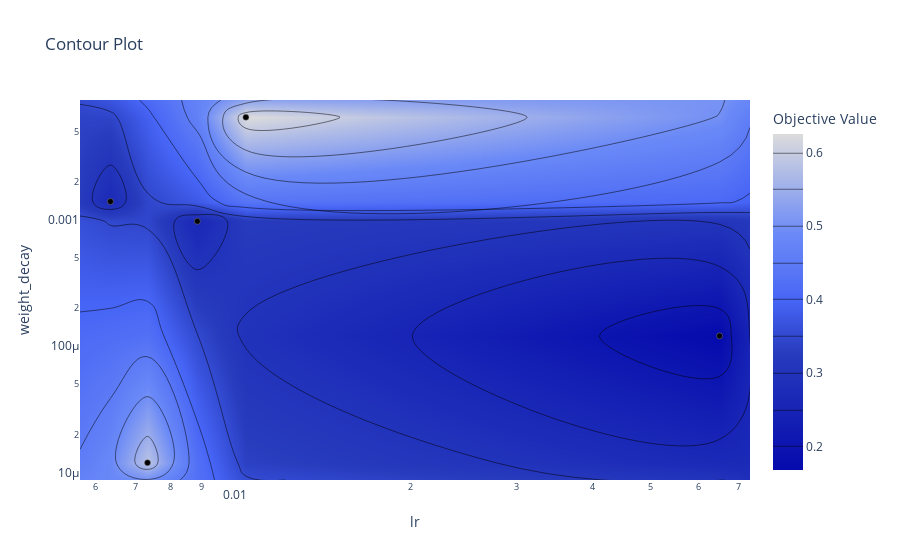

The cell this chart's notebook holds for it:
### Code cell
optuna.visualization.plot_contour(study, params=['lr', 'weight_decay'])

### Figure 1 — Plotly figure (JSON) as saved in the notebook; plotly's stock layout.template omitted (floating-point values rounded to 4 significant figures)
{"data": [{"colorbar": {"title": {"text": "Objective Value"}}, "colorscale": [[0, "rgb(5,10,172)"], [0.35, "rgb(40,60,190)"], [0.5, "rgb(70,100,245)"], [0.6, "rgb(90,120,245)"], [0.7, "rgb(106,137,247)"], [1, "rgb(220,220,220)"]], "connectgaps": true, "contours": {"coloring": "heatmap"}, "hoverinfo": "none", "line": {"smoothing": 1.3}, "reversescale": false, "type": "contour", "x": [0.005657, 0.006354, 0.00732, 0.008853, 0.01066, 0.06501, 0.07302], "y": [8.723e-06, 1.195e-05, 0.0001209, 0.0009769, 0.001402, 0.006518, 0.008931], "z": [[null, null, null, null, null, null, null], [null, null, 0.5829, null, null, null, null], [null, null, null, null, null, 0.168, null], [null, null, null, 0.2625, null, null, null], [null, 0.2685, null, null, null, null, null], [null, null, null, null, 0.6252, null, null], [null, null, null, null, null, null, null]]}, {"marker": {"color": "black", "line": {"color": "Grey", "width": 0.5}}, "mode": "markers", "showlegend": false, "type": "scatter", "x": [0.006354, 0.06501, 0.01066, 0.008853, 0.00732], "y": [0.001402, 0.0001209, 0.006518, 0.0009769, 1.195e-05]}], "layout": {"title": {"text": "Contour Plot"}, "xaxis": {"range": [-2.247, -1.137], "title": {"text": "lr"}, "type": "log"}, "yaxis": {"range": [-5.059, -2.049], "title": {"text": "weight_decay"}, "type": "log"}}}
